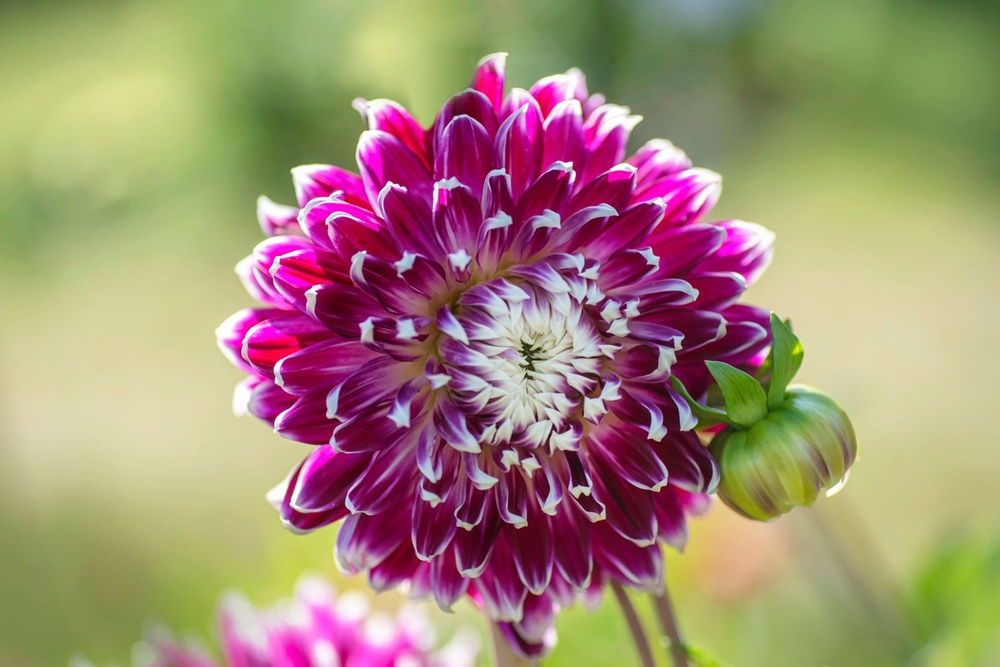
#> input picture group 412/lab1/Lenyshyn Andrii/flowers.jpg, 1000 x 667 px, shrunk from 1500 x 1001 before the run, found by its file name
$ jupyter execute CV_lab1.ipynb   (shell and % lines are left out)   (older library calls are emulated)
#> lines starting #> are read from the running program, lines starting #| are printed output that depends on the picture; after the words box and inside, x2 and y2 are one past the last pixel; in counts of white or black regions, pixels touching at a corner belong together
#  Попередня обробка зображень - вар 1

Мета - вивчити просторову фільтрацію зображень, методи мінімізації  шуму, морфології, виділення країв і границь та елементи бібліотеки  OpenCV для розв'язання цих завдань

# 1D лінійна фільтрація зображення

Формула: g(i,j) = K x f(i,j)

∙ Вхідне зображення F та значення інтенсивності пікселя в координатах (i, j) позначається як f(i ,j).

∙ Вихідне зображення є G та значення інтенсивності пікселя в координатах (i, j) позначається як g(i, j).

∙ K – скалярна константа.

Реалізація з методички:

[cell 1]
import numpy as np
import matplotlib.pyplot as plt
import cv2

def point_operation(img, K, L):

    img = np.asarray(img, dtype=np.float)
    img = img*K + L # K = brightness, L = contrast

    img[img > 255] = 255
    img[img < 0] = 0

    return np.asarray(img, dtype = np.int)

def main():
    # read an image
    img = cv2.imread(r'C:\Users\User\Desktop\flowers.jpg')
#> img is the input picture: shape (667, 1000, 3); mean B, G, R 116.9, 140, 162.4
    gray = cv2.cvtColor(img, cv2.COLOR_BGR2GRAY)
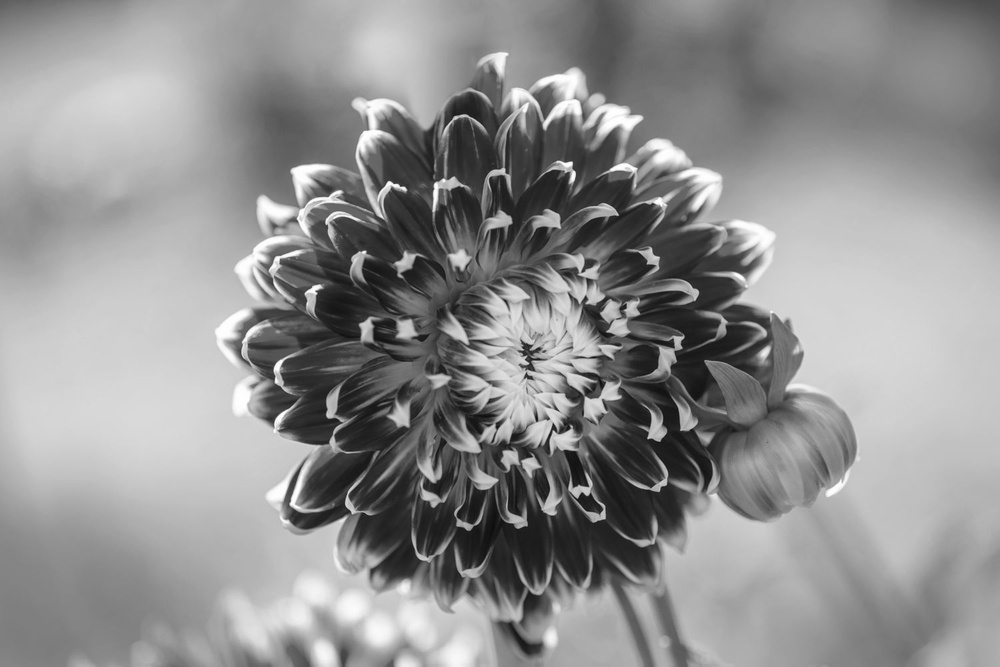
#> gray: shape (667, 1000); min 14, max 255, mean 144.1

    out1 = point_operation(gray, 0.1, 0)
    out2 = point_operation(gray, 2., 0)
#> call 2 of point_operation, with K = 2, L = 0
#> in point_operation (call 2), `img[img > 255] = 255`:
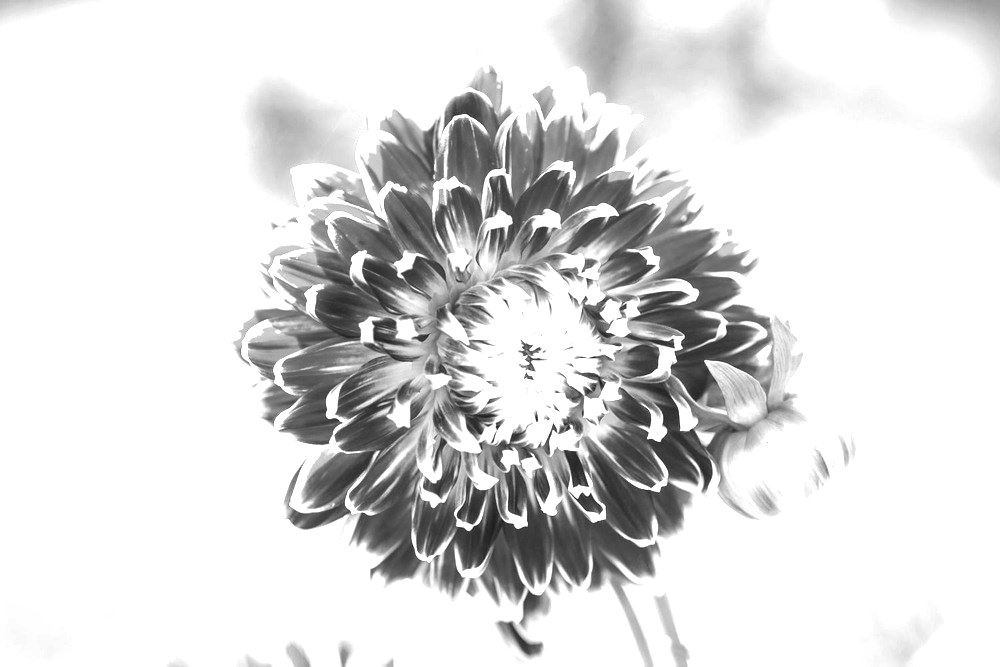
#> img: shape (667, 1000) float64; min 28, max 255, mean 221.4
    out3 = point_operation(gray, 0.8, 100)
#> call 3 of point_operation, with K = 0.8, L = 100
#> in point_operation (call 3), `img[img > 255] = 255`:
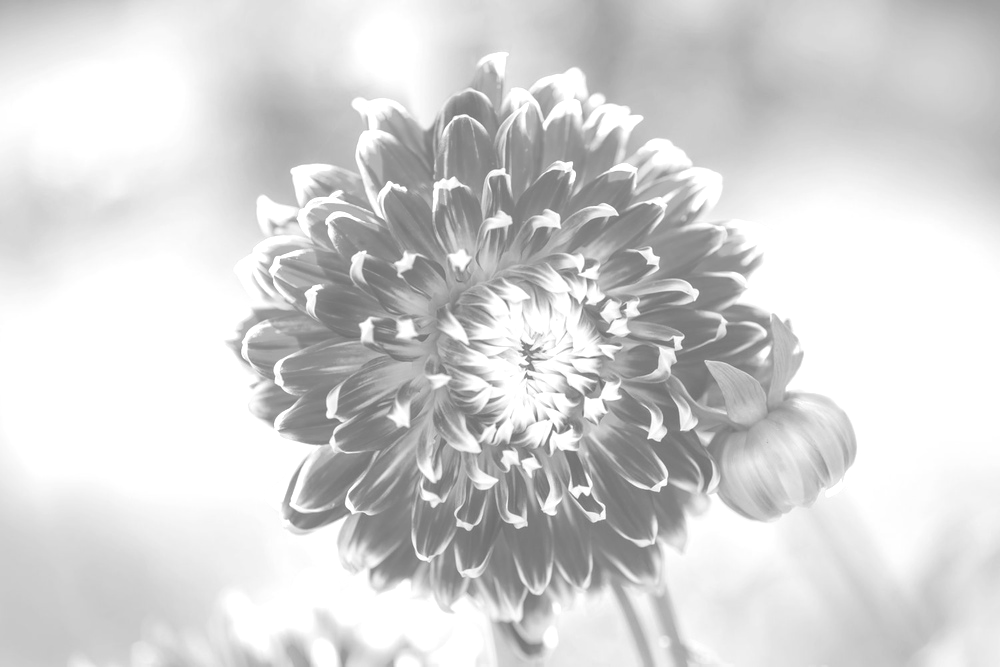
#> img: shape (667, 1000) float64; min 111.2, max 255, mean 212.6

    fig, ax = plt.subplots(nrows=2, ncols=2, figsize=(10,10))

    ax[0,0].imshow(gray, cmap='gray')
    ax[0,0].axis('off')
    ax[0,0].set_title('Original Image')
    ax[0,1].imshow(out1, cmap='gray')
    ax[0,1].axis('off')
    ax[0,1].set_title('K = 0.5, L = 0')
    ax[1,0].imshow(out2, cmap='gray')
    ax[1,0].axis('off')
    ax[1,0].set_title('K = 2, L = 10')
    ax[1,1].imshow(out3, cmap='gray')
    ax[1,1].axis('off')
    ax[1,1].set_title('K = 0.8, L = 100')

if __name__ == '__main__':
    main()
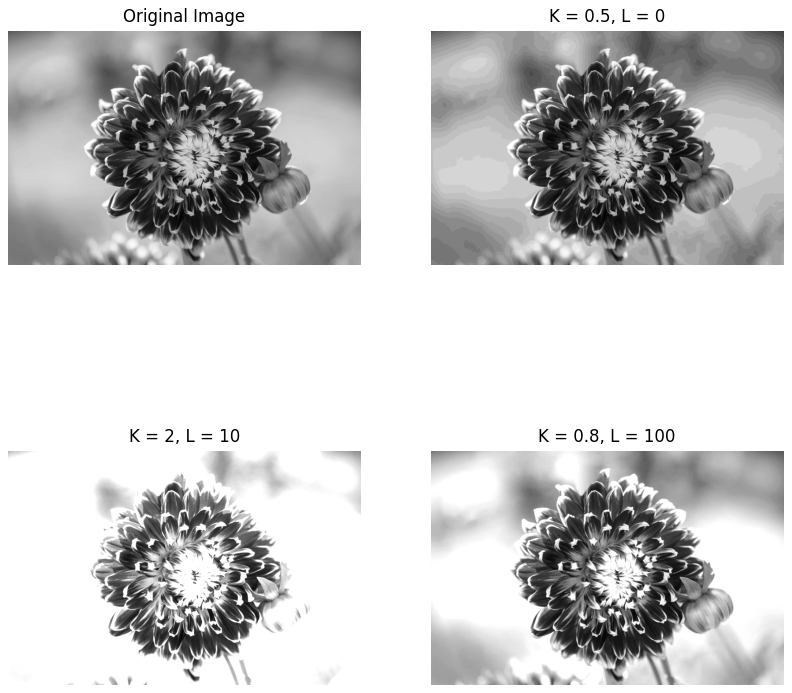
#> figure drawn by matplotlib, 4 panels
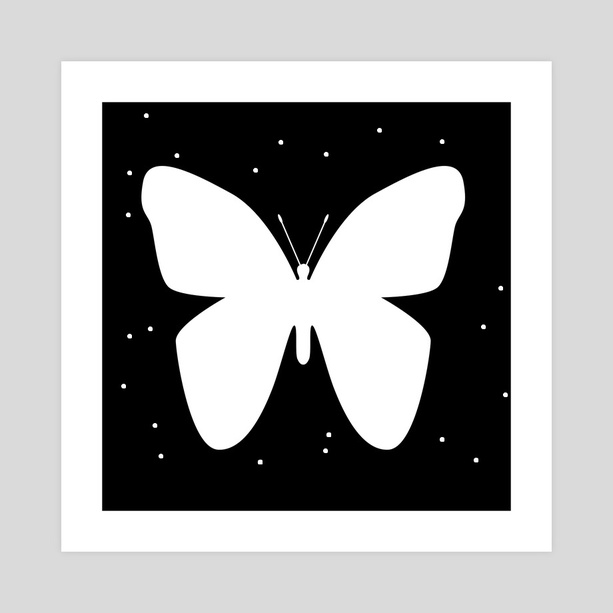
#> input picture group 412/lab1/Lenyshyn Andrii/image.jpg, 613 x 613 px, shrunk from 920 x 920 before the run, found by its file name
#> in main, img is the input picture: shape (613, 613, 3); min 0, max 255, mean 165.9

Реалізація алгоритму:

[cell 2]
import numpy as np
import matplotlib.pyplot as plt
import cv2

def point_operation(img, K, L):
#> called with K = 0.5, L = 0
    img = np.asarray(img, dtype=np.float)
#> img: shape (613, 613) float64
    img = img*K + L
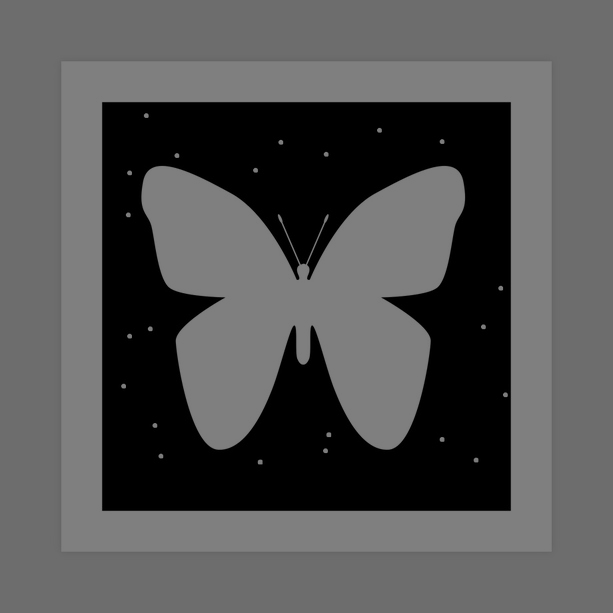
#> img: shape (613, 613) float64; min 0, max 127.5, mean 83
    img[img > 255] = 255
    img[img < 0] = 0
    return np.asarray(img, dtype=np.uint8)
#> returned value: shape (613, 613)
#> call 2 of point_operation, with K = 2, L = 10
#> in point_operation (call 2), `img[img > 255] = 255`:
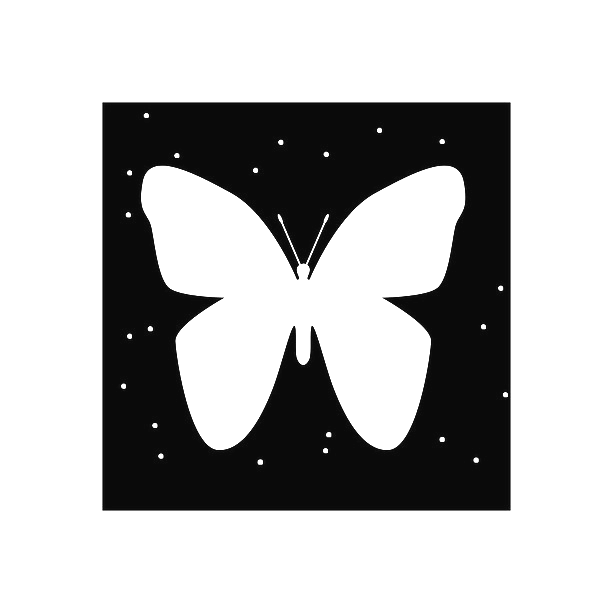
#> img: shape (613, 613) float64; min 10, max 255, mean 183.2

def erosion(img):

    kernel = np.ones((5, 5), dtype=np.uint8)
    out = np.zeros_like(img)
    padded_img = np.pad(img, ((2,2),(2,2)), mode='constant')
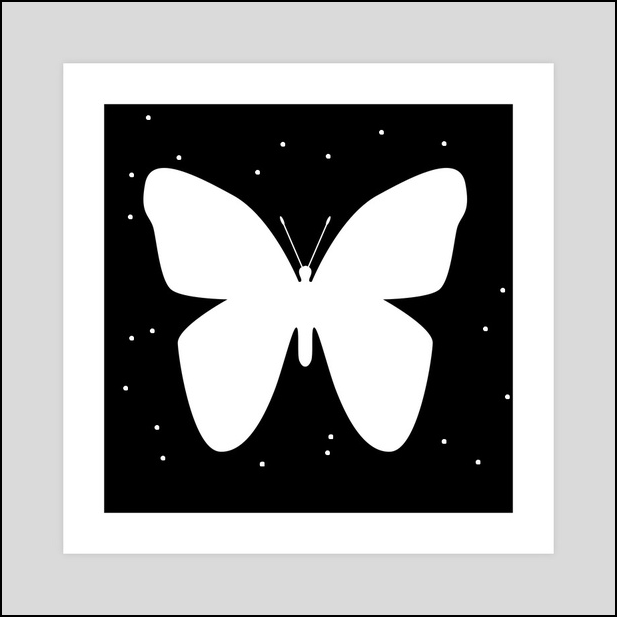
#> padded_img: shape (617, 617); min 0, max 255, mean 163.8

    for i in range(2, img.shape[0]+2):
        for j in range(2, img.shape[1]+2):
            if np.all(padded_img[i-2:i+3, j-2:j+3] * kernel == 255):
                out[i-2, j-2] = 255
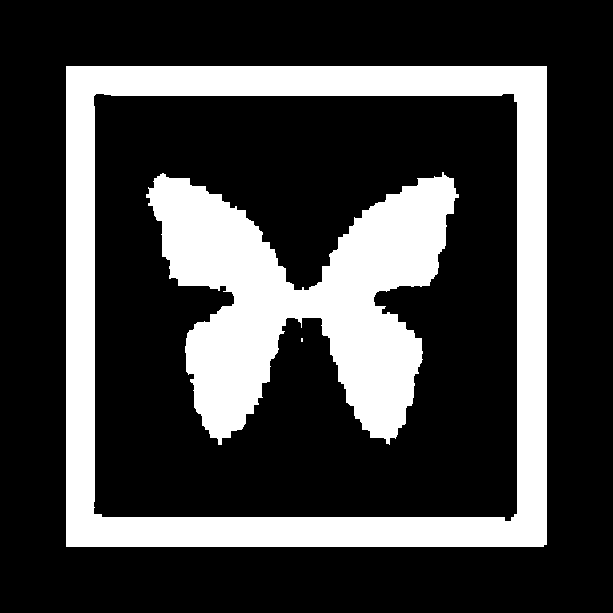
#> out: shape (613, 613); 25.5% white; 3 white regions (1 under 20 px), largest, box (x1, y1, x2, y2) and area: (66, 66, 547, 547) 53649, (146, 172, 459, 445) 42060
    return out

def main():

    img = cv2.imread(r'C:\Users\User\Desktop\image.jpg')
    gray = cv2.cvtColor(img, cv2.COLOR_BGR2GRAY)

    out1 = point_operation(gray, 0.5, 0)
    out2 = point_operation(gray, 2., 10)
    out3 = erosion(gray)

    fig, ax = plt.subplots(nrows=2, ncols=2, figsize=(10,10))

    ax[0,0].imshow(gray, cmap='gray')
    ax[0,0].axis('off')
    ax[0,0].set_title('Original Image')
    ax[0,1].imshow(out1, cmap='gray')
    ax[0,1].axis('off')
    ax[0,1].set_title('K = 0.5, L = 0')
    ax[1,0].imshow(out2, cmap='gray')
    ax[1,0].axis('off')
    ax[1,0].set_title('K = 2, L = 10')

    ax[1,1].imshow(out3, cmap='gray')
    ax[1,1].axis('off')
    ax[1,1].set_title('Erosion with 5x5 kernel')
    plt.show()

if __name__ == '__main__':
    main()
